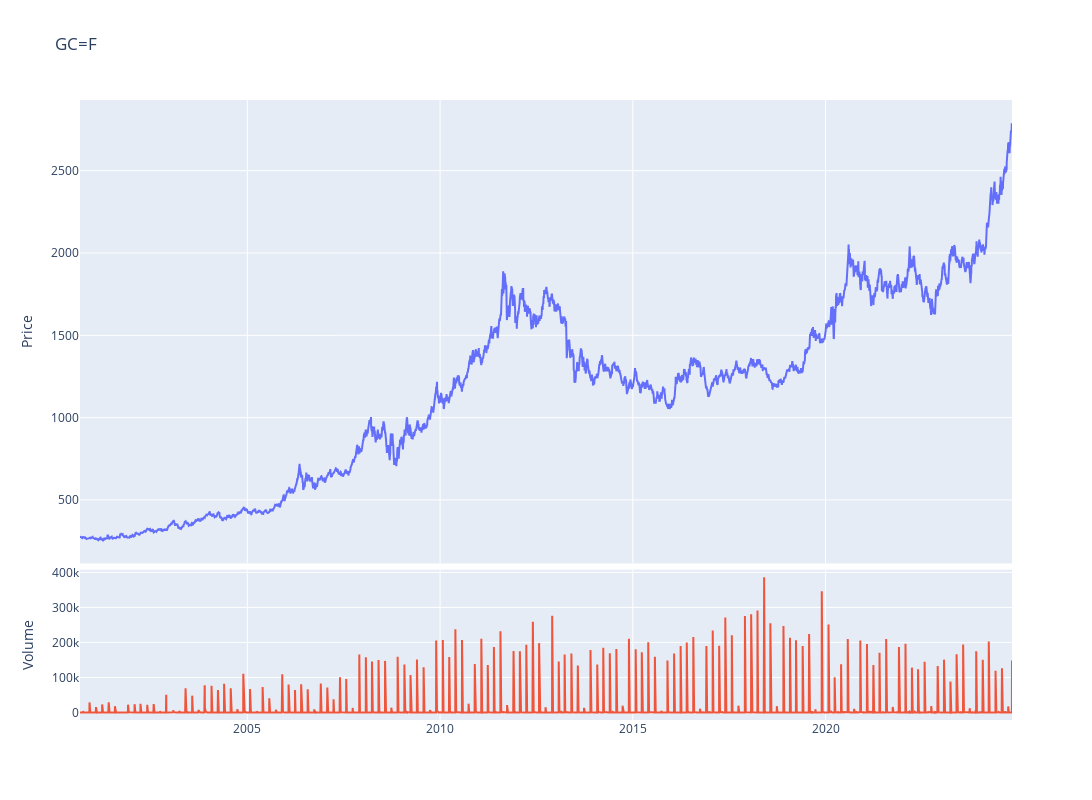

The cell this chart's notebook holds for it:
### Code cell
fig = make_subplots(rows=4, cols=1,shared_xaxes=True,vertical_spacing=0.01,specs=[[{'rowspan':3,'colspan':1}],[None],[None],[{'rowspan':1,'colspan':1}]])

# Graph (1,1)
fig.add_trace(go.Scatter(x=stock_ticker.index,y=stock_ticker['Adj Close'],mode="lines",name=f"{ticker}"),row=1, col=1)
# Update xaxis properties
fig.update_yaxes(title_text="Price", row=1, col=1)

# Graph (4,1)
fig.add_trace(go.Scatter(x=stock_ticker.index,y=stock_ticker['Volume'],mode="lines",name='Volume'),row=4, col=1)
fig.update_yaxes(title_text="Volume", row=4, col=1)

fig.update_layout(height=800, width=1300,showlegend=False,title=f"{ticker}")

fig.show()

### Figure 1 — Plotly figure (JSON) as saved in the notebook; plotly's stock layout.template omitted (floating-point values rounded to 4 significant figures; data arrays with more than 128 entries replaced by an {"elided": "..."} marker saying what was removed)
{"data": [{"mode": "lines", "name": "GC=F", "type": "scatter", "x": {"elided": "6066 str values"}, "xaxis": "x", "y": {"elided": "6066 float values"}, "yaxis": "y"}, {"mode": "lines", "name": "Volume", "type": "scatter", "x": {"elided": "6066 str values"}, "xaxis": "x2", "y": {"elided": "6066 int values"}, "yaxis": "y2"}], "layout": {"height": 800, "showlegend": false, "title": {"text": "GC=F"}, "width": 1300, "xaxis": {"anchor": "y", "domain": [0, 1], "matches": "x2", "showticklabels": false}, "xaxis2": {"anchor": "y2", "domain": [0, 1]}, "yaxis": {"anchor": "x", "domain": [0.2525, 1], "title": {"text": "Price"}}, "yaxis2": {"anchor": "x2", "domain": [0, 0.2425], "title": {"text": "Volume"}}}}
